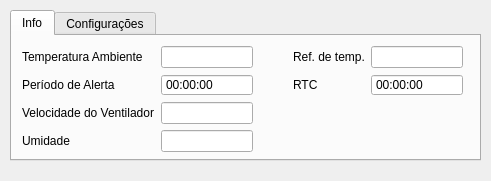
<?xml version="1.0" encoding="UTF-8"?>
<ui version="4.0">
 <class>rtcInfo</class>
 <widget class="QWidget" name="rtcInfo">
  <property name="geometry">
   <rect>
    <x>0</x>
    <y>0</y>
    <width>491</width>
    <height>181</height>
   </rect>
  </property>
  <property name="sizePolicy">
   <sizepolicy hsizetype="Fixed" vsizetype="Fixed">
    <horstretch>0</horstretch>
    <verstretch>0</verstretch>
   </sizepolicy>
  </property>
  <property name="minimumSize">
   <size>
    <width>491</width>
    <height>181</height>
   </size>
  </property>
  <property name="maximumSize">
   <size>
    <width>491</width>
    <height>181</height>
   </size>
  </property>
  <property name="windowTitle">
   <string>Chocadeira</string>
  </property>
  <property name="windowIcon">
   <iconset>
    <normaloff>icon.png</normaloff>icon.png</iconset>
  </property>
  <widget class="QTabWidget" name="tabWidget">
   <property name="geometry">
    <rect>
     <x>10</x>
     <y>10</y>
     <width>471</width>
     <height>151</height>
    </rect>
   </property>
   <property name="tabPosition">
    <enum>QTabWidget::North</enum>
   </property>
   <property name="currentIndex">
    <number>0</number>
   </property>
   <widget class="QWidget" name="tab">
    <attribute name="title">
     <string>Info</string>
    </attribute>
    <widget class="QWidget" name="formLayoutWidget">
     <property name="geometry">
      <rect>
       <x>10</x>
       <y>10</y>
       <width>441</width>
       <height>126</height>
      </rect>
     </property>
     <layout class="QGridLayout" name="gridLayout">
      <item row="1" column="4">
       <widget class="QTimeEdit" name="rtcTime">
        <property name="enabled">
         <bool>true</bool>
        </property>
        <property name="sizePolicy">
         <sizepolicy hsizetype="Minimum" vsizetype="Fixed">
          <horstretch>0</horstretch>
          <verstretch>0</verstretch>
         </sizepolicy>
        </property>
        <property name="readOnly">
         <bool>true</bool>
        </property>
        <property name="buttonSymbols">
         <enum>QAbstractSpinBox::NoButtons</enum>
        </property>
        <property name="displayFormat">
         <string>HH:mm:ss</string>
        </property>
       </widget>
      </item>
      <item row="1" column="3">
       <widget class="QLabel" name="label_6">
        <property name="text">
         <string>RTC</string>
        </property>
       </widget>
      </item>
      <item row="0" column="2">
       <spacer name="horizontalSpacer_2">
        <property name="orientation">
         <enum>Qt::Horizontal</enum>
        </property>
        <property name="sizeHint" stdset="0">
         <size>
          <width>50</width>
          <height>20</height>
         </size>
        </property>
       </spacer>
      </item>
      <item row="0" column="0">
       <widget class="QLabel" name="label_5">
        <property name="text">
         <string>Temperatura Ambiente</string>
        </property>
       </widget>
      </item>
      <item row="0" column="1">
       <widget class="QLineEdit" name="tempAmbInfo">
        <property name="enabled">
         <bool>true</bool>
        </property>
        <property name="acceptDrops">
         <bool>true</bool>
        </property>
        <property name="autoFillBackground">
         <bool>false</bool>
        </property>
        <property name="readOnly">
         <bool>true</bool>
        </property>
       </widget>
      </item>
      <item row="0" column="3">
       <widget class="QLabel" name="label">
        <property name="text">
         <string>Ref. de temp.</string>
        </property>
       </widget>
      </item>
      <item row="0" column="4">
       <widget class="QLineEdit" name="tempRefInfo">
        <property name="enabled">
         <bool>true</bool>
        </property>
        <property name="readOnly">
         <bool>true</bool>
        </property>
       </widget>
      </item>
      <item row="1" column="0">
       <widget class="QLabel" name="label_3">
        <property name="text">
         <string>Período de Alerta</string>
        </property>
       </widget>
      </item>
      <item row="1" column="1">
       <widget class="QTimeEdit" name="periodoAlertaInfo">
        <property name="enabled">
         <bool>true</bool>
        </property>
        <property name="sizePolicy">
         <sizepolicy hsizetype="Minimum" vsizetype="Fixed">
          <horstretch>0</horstretch>
          <verstretch>0</verstretch>
         </sizepolicy>
        </property>
        <property name="readOnly">
         <bool>true</bool>
        </property>
        <property name="buttonSymbols">
         <enum>QAbstractSpinBox::NoButtons</enum>
        </property>
        <property name="displayFormat">
         <string>HH:mm:ss</string>
        </property>
       </widget>
      </item>
      <item row="2" column="0">
       <widget class="QLabel" name="label_2">
        <property name="text">
         <string>Velocidade do Ventilador</string>
        </property>
       </widget>
      </item>
      <item row="3" column="1">
       <widget class="QLineEdit" name="umidadeInfo">
        <property name="enabled">
         <bool>true</bool>
        </property>
        <property name="readOnly">
         <bool>true</bool>
        </property>
       </widget>
      </item>
      <item row="2" column="1">
       <widget class="QLineEdit" name="FanSpeedInfo">
        <property name="enabled">
         <bool>true</bool>
        </property>
        <property name="readOnly">
         <bool>true</bool>
        </property>
       </widget>
      </item>
      <item row="3" column="0">
       <widget class="QLabel" name="label_4">
        <property name="text">
         <string>Umidade</string>
        </property>
       </widget>
      </item>
      <item row="4" column="1">
       <spacer name="horizontalSpacer_3">
        <property name="orientation">
         <enum>Qt::Horizontal</enum>
        </property>
        <property name="sizeHint" stdset="0">
         <size>
          <width>100</width>
          <height>20</height>
         </size>
        </property>
       </spacer>
      </item>
      <item row="4" column="4">
       <spacer name="horizontalSpacer_4">
        <property name="orientation">
         <enum>Qt::Horizontal</enum>
        </property>
        <property name="sizeHint" stdset="0">
         <size>
          <width>100</width>
          <height>20</height>
         </size>
        </property>
       </spacer>
      </item>
     </layout>
    </widget>
   </widget>
   <widget class="QWidget" name="tab_2">
    <attribute name="title">
     <string>Configurações</string>
    </attribute>
    <widget class="QWidget" name="formLayoutWidget_2">
     <property name="geometry">
      <rect>
       <x>7</x>
       <y>8</y>
       <width>441</width>
       <height>74</height>
      </rect>
     </property>
     <layout class="QGridLayout" name="gridLayout_2">
      <item row="2" column="2">
       <widget class="QTimeEdit" name="periodoAlerta">
        <property name="dateTime">
         <datetime>
          <hour>8</hour>
          <minute>0</minute>
          <second>0</second>
          <year>2000</year>
          <month>1</month>
          <day>1</day>
         </datetime>
        </property>
        <property name="displayFormat">
         <string>HH:mm:ss</string>
        </property>
       </widget>
      </item>
      <item row="1" column="0">
       <widget class="QLabel" name="label_9">
        <property name="text">
         <string>Velocidade do Ventilador (%)</string>
        </property>
       </widget>
      </item>
      <item row="0" column="0">
       <widget class="QLabel" name="label_7">
        <property name="text">
         <string>Temperatura de Referência (°C)</string>
        </property>
       </widget>
      </item>
      <item row="0" column="2">
       <widget class="QDoubleSpinBox" name="tempRef">
        <property name="minimum">
         <double>30.000000000000000</double>
        </property>
        <property name="maximum">
         <double>45.000000000000000</double>
        </property>
        <property name="singleStep">
         <double>0.500000000000000</double>
        </property>
        <property name="value">
         <double>37.500000000000000</double>
        </property>
       </widget>
      </item>
      <item row="1" column="1">
       <spacer name="horizontalSpacer">
        <property name="orientation">
         <enum>Qt::Horizontal</enum>
        </property>
        <property name="sizeHint" stdset="0">
         <size>
          <width>200</width>
          <height>20</height>
         </size>
        </property>
       </spacer>
      </item>
      <item row="1" column="2">
       <widget class="QDoubleSpinBox" name="fanSpeed">
        <property name="maximum">
         <double>100.000000000000000</double>
        </property>
        <property name="value">
         <double>50.000000000000000</double>
        </property>
       </widget>
      </item>
      <item row="2" column="0">
       <widget class="QLabel" name="label_10">
        <property name="text">
         <string>Período de Alerta (hh:mm:ss)</string>
        </property>
       </widget>
      </item>
     </layout>
    </widget>
    <widget class="QWidget" name="formLayoutWidget_3">
     <property name="geometry">
      <rect>
       <x>300</x>
       <y>100</y>
       <width>158</width>
       <height>25</height>
      </rect>
     </property>
     <layout class="QFormLayout" name="formLayout_4">
      <item row="0" column="0">
       <widget class="QPushButton" name="confirmar">
        <property name="text">
         <string>Confirmar</string>
        </property>
       </widget>
      </item>
      <item row="0" column="1">
       <widget class="QPushButton" name="redefinir">
        <property name="text">
         <string>Redefinir</string>
        </property>
       </widget>
      </item>
     </layout>
    </widget>
   </widget>
  </widget>
 </widget>
 <resources/>
 <connections/>
</ui>
